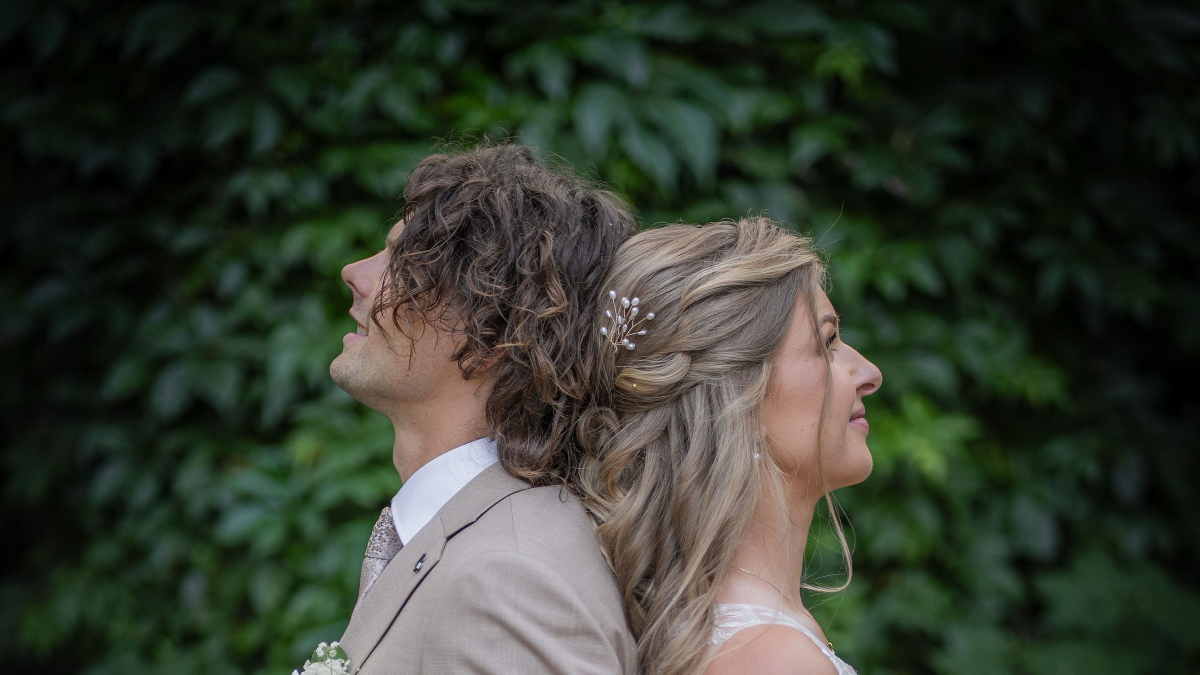
#> input picture images/optimized/h-01-full.jpg, 2400 x 1350 px (shown at 1/2 size); its folder holds 4 pictures in this run
$ python make_og.py
#> lines starting #> are read from the running program, lines starting #| are printed output that depends on the picture
# -*- coding: utf-8 -*-
"""
Generuje brandowaną grafikę Open Graph (1200x630) dla portfolio.
Bohaterem jest kadr hero (h-01, para plecami do siebie), na nim cinematic scrim + typografia marki.
Twarze pary są w środku kadru, więc hasło leży w DOLNYM pasie (nie na twarzach)
(Cormorant Garamond + Jost) i akcent szampana — spójnie z resztą strony.

Uruchom z katalogu projektu:  python scripts/make_og.py
Wynik: images/home/og-image.jpg
"""
from PIL import Image, ImageDraw, ImageFont
from pathlib import Path

ROOT   = Path(__file__).resolve().parent.parent
SRC    = ROOT / "images" / "optimized" / "h-01-full.jpg"   # MS_06254HERO: para plecami do siebie (2026-11-10)
OUTDIR = ROOT / "images" / "home"
OUT    = OUTDIR / "og-image.jpg"
FONTS  = ROOT / "assets" / "fonts"

W, H = 1200, 630

# --- paleta (z design systemu) ---
INK       = (11, 11, 12)
BONE      = (244, 241, 236)
BONE2     = (198, 192, 181)
BONE3     = (140, 135, 126)
WHITE     = (255, 255, 255)
CHAMPAGNE = (194, 166, 107)

def font(name, size, wght=None, italic=False):
    f = ImageFont.truetype(str(FONTS / name), size)
    if wght is not None:
        try: f.set_variation_by_axes([wght])
        except Exception: pass
    return f

# ---------------------------------------------------------------- tło: cover-crop
img = Image.open(SRC).convert("RGB")
#> img is the input picture: PIL image 2400x1350 RGB; mean R, G, B 52.2, 58.7, 46.9
sw, sh = img.size
#> sw = 2400; sh = 1350
scale = max(W / sw, H / sh)
#> scale = 0.5
nw, nh = round(sw * scale), round(sh * scale)
#> nw = 1200; nh = 675
img = img.resize((nw, nh), Image.LANCZOS)
#> img: PIL image 1200x675 RGB
# bias ku górze (jak object-position: center 38% w hero)
left = (nw - W) // 2
#> left = 0
top  = round((nh - H) * 0.30)
#> top = 14
img  = img.crop((left, top, left + W, top + H))
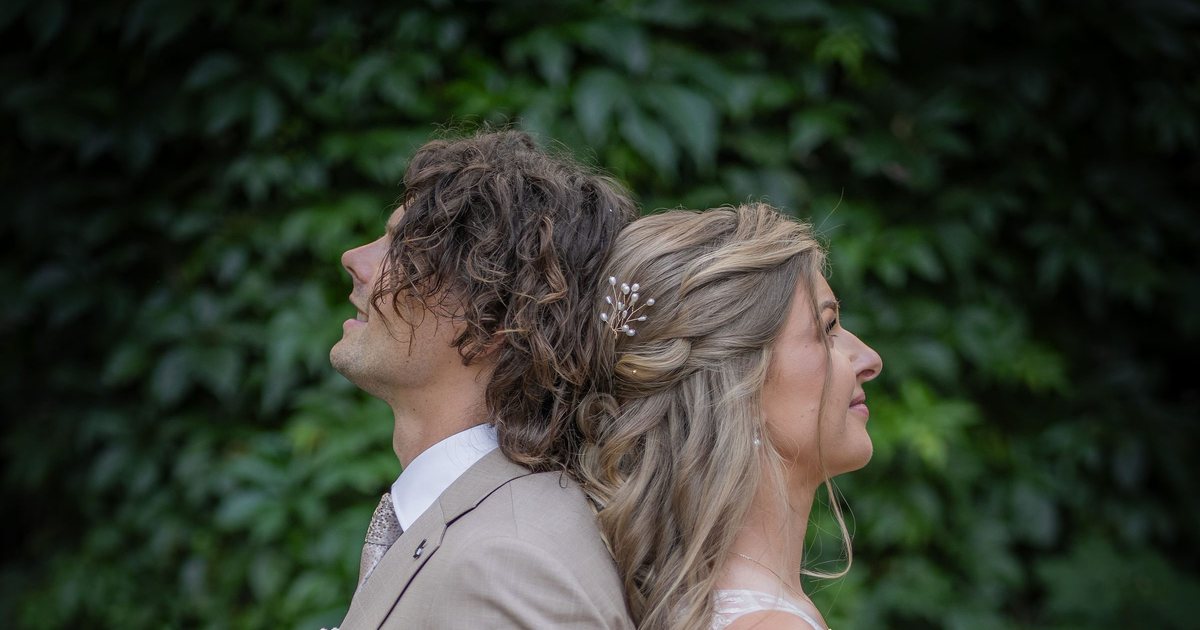
#> img: PIL image 1200x630 RGB; mean R, G, B 51.3, 57.8, 46

# ---------------------------------------------------------------- scrim cinematic
# 1) lekkie globalne przyciemnienie, by kość-biel tekstu „siadła"
overlay = Image.new("RGB", (W, H), INK)
img = Image.blend(img, overlay, 0.22)
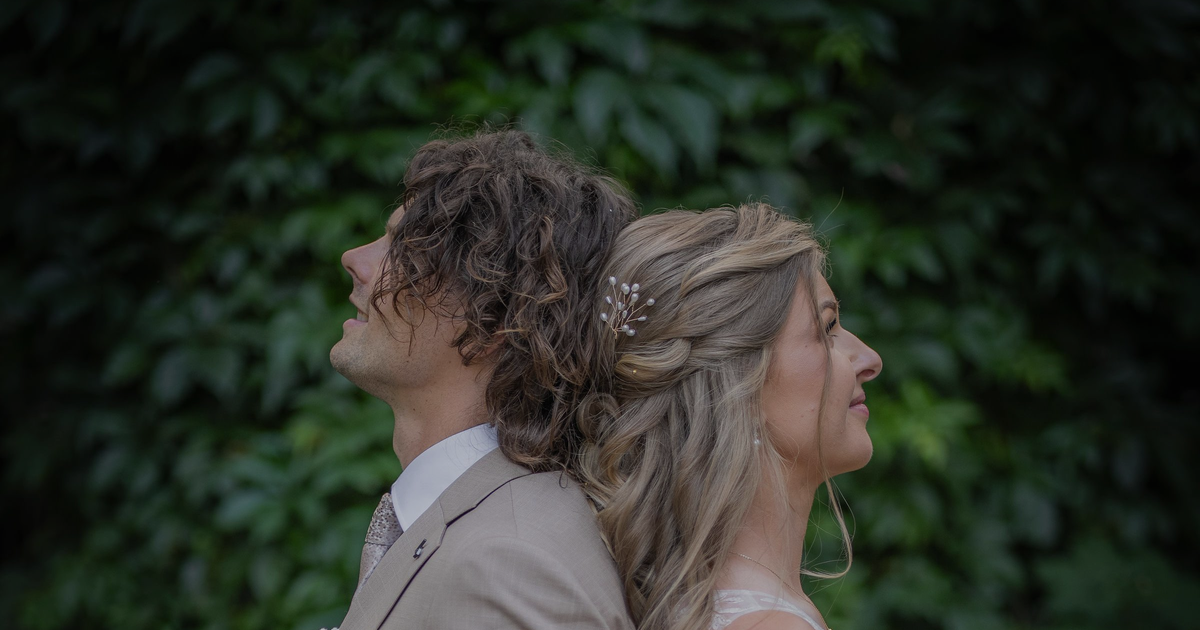
#> img: PIL image 1200x630 RGB; mean R, G, B 42, 47, 38

# 2) pionowy gradient: ciemniej u góry (nav) i mocno u dołu (tekst)
grad = Image.new("L", (1, H), 0)
for y in range(H):
    t = y / (H - 1)
    top_a = 140 * (1 - min(t / 0.30, 1)) ** 0.9    # góra (marka)
    bot_a = 240 * max((t - 0.55) / 0.45, 0) ** 1.1   # dół (hasło w dolnym pasie)
    grad.putpixel((0, y), int(min(top_a + bot_a, 255)))
grad = grad.resize((W, H))
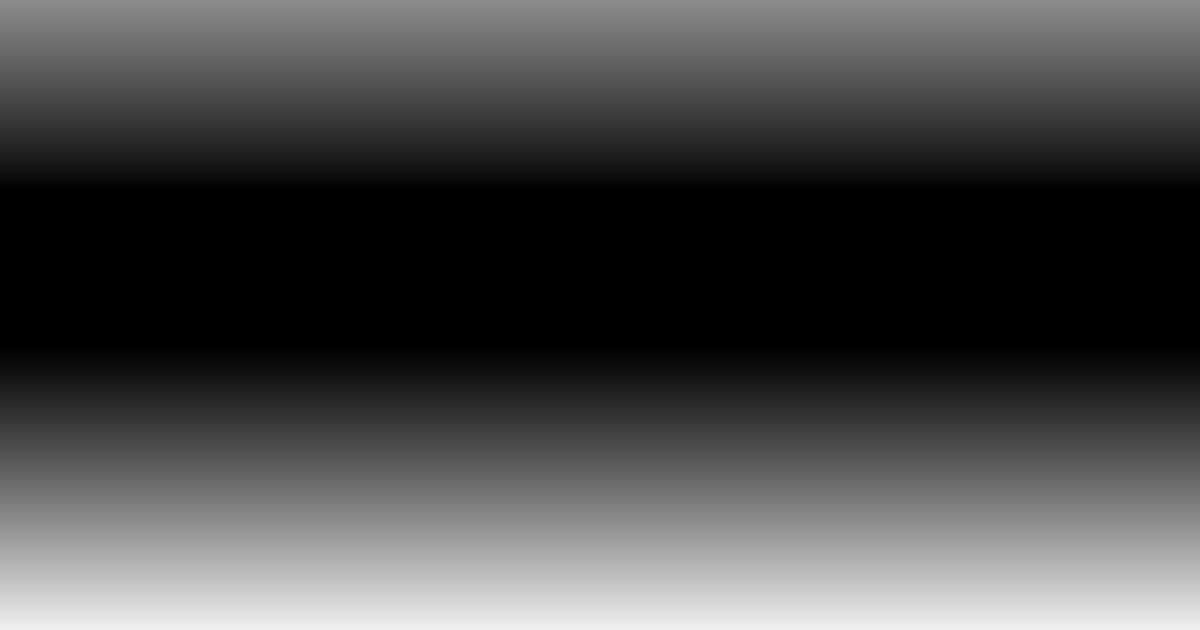
#> grad: PIL image 1200x630 L; min 0, max 239, mean 73.3
img = Image.composite(Image.new("RGB", (W, H), INK), img, grad)
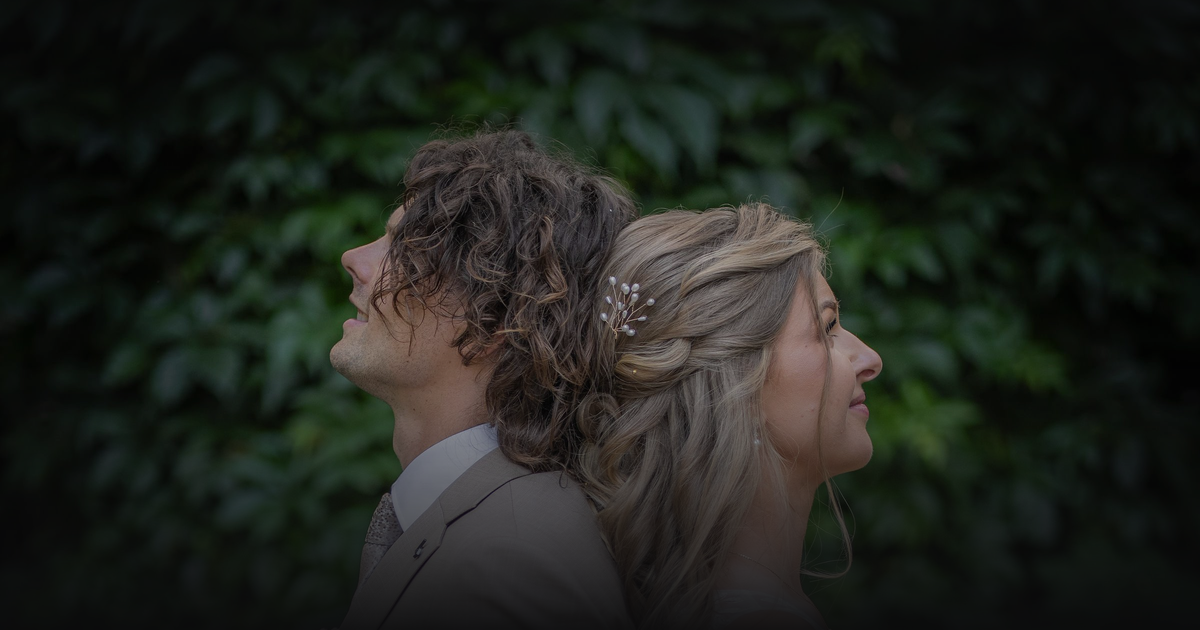
#> img: PIL image 1200x630 RGB; mean R, G, B 31.5, 34.6, 28.6

# 3) delikatna winieta
vig = Image.new("L", (W, H), 0)
#> vig: PIL image 1200x630 L; every value is 0
vd = ImageDraw.Draw(vig)
vd.ellipse((-W * 0.30, -H * 0.42, W * 1.30, H * 1.55), fill=255)
vig = vig.point(lambda a: 255 - a)             # ciemniej przy krawędziach
img = Image.composite(Image.new("RGB", (W, H), INK), img, vig.point(lambda a: int(a * 0.45)))

draw = ImageDraw.Draw(img)
CX = W // 2

# ---------------------------------------------------------------- helper: tracking
def tracked(cx, y, text, fnt, fill, tracking):
#> called with cx = 600, y = 120, text = 'MARIUSZ ŚWIERGUŁA', fill = (198, 192, 181), tracking = 7
    widths = [draw.textlength(ch, font=fnt) for ch in text]
#> widths = [14.67, 11.62, 11.81, 5.02, 12.44, 10.8, 11.64, 5.41, 10.8, 16.81, 5.02, 10.73, 11.81, 13.17, 12.44, 9.55, 11.62]
    total = sum(widths) + tracking * (len(text) - 1)
#> total = 297.4
    x = cx - total / 2
#> x = 451.3
    for ch, w in zip(text, widths):
        draw.text((x, y), ch, font=fnt, fill=fill, anchor="lm")
        x += w + tracking
#> this loop made 17 passes
#> (ch, w, x) on passes 1 to 12: ('M', 14.67, 473), ('A', 11.62, 491.6), ('R', 11.81, 510.4), ('I', 5.02, 522.4), ('U', 12.44, 541.9), ('S', 10.8, 559.7), ('Z', 11.64, 578.3), (' ', 5.41, 590.7), ('Ś', 10.8, 608.5), ('W', 16.81, 632.3), ('I', 5.02, 644.4), ('E', 10.73, 662.1)
#> after the loop, x = 755.7
    return total

# ---------------------------------------------------------------- monogram + marka
draw.text((CX, 70), "M", font=font("Cormorant.ttf", 72, 600), fill=BONE, anchor="mm")
tracked(CX, 120, "MARIUSZ ŚWIERGUŁA", font("Jost.ttf", 17, 400), BONE2, 7)

# ---------------------------------------------------------------- hasło (bohater)
draw.text((CX, 462), "Historie zapisane",
          font=font("Cormorant.ttf", 58, 500), fill=BONE, anchor="mm")
draw.text((CX, 522), "światłem i emocjami",
          font=font("Cormorant-Italic.ttf", 58, 500), fill=WHITE, anchor="mm")

# ---------------------------------------------------------------- akcent + kicker
rule_w = 58
draw.line((CX - rule_w // 2, 566, CX + rule_w // 2, 566), fill=CHAMPAGNE, width=2)
tracked(CX, 596, "FOTOGRAFIA ŚLUBNA I RODZINNA", font("Jost.ttf", 15, 500), CHAMPAGNE, 6)
#> the loop in tracked (call 2), `for ch, w in zip(text, widths):` made 28 passes
#> (ch, w, x) on passes 1 to 12: ('F', 8.62, 404.8), ('O', 11.81, 422.6), ('T', 9.16, 437.8), ('O', 11.81, 455.6), ('G', 11.62, 473.2), ('R', 10.42, 489.7), ('A', 10.27, 505.9), ('F', 8.62, 520.6), ('I', 4.42, 531), ('A', 10.27, 547.2), (' ', 4.77, 558), ('Ś', 9.52, 573.5)

# ---------------------------------------------------------------- zapis
OUTDIR.mkdir(parents=True, exist_ok=True)
img.save(OUT, "JPEG", quality=88, optimize=True, progressive=True)
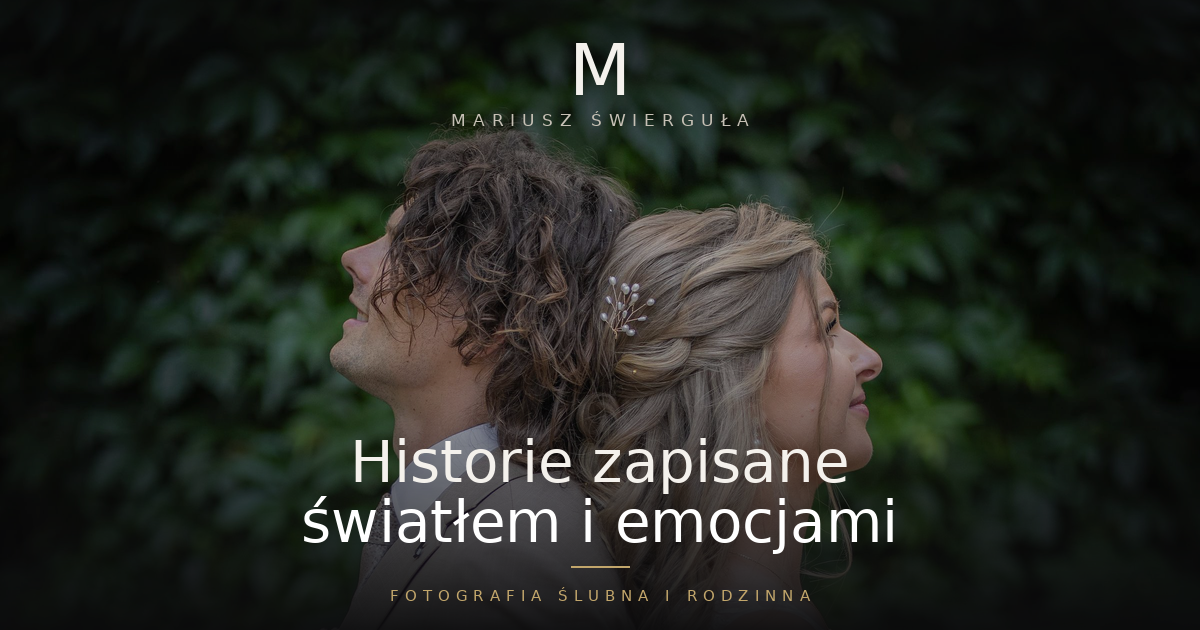
#> saved as og-image.jpg: PIL image 1200x630 RGB; mean R, G, B 35.4, 38.5, 32.5
print("OG zapisany:", OUT, img.size, f"{OUT.stat().st_size/1024:.0f} KB")
#| OG zapisany: images/home/og-image.jpg (1200, 630) 99 KB
